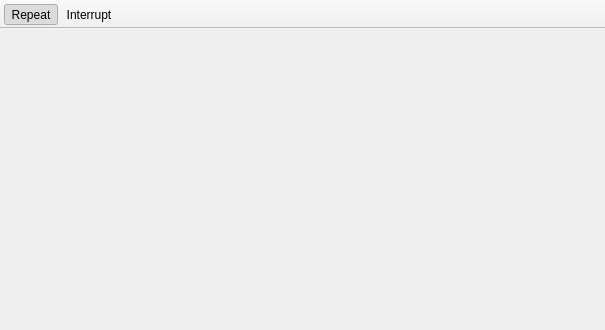
<?xml version="1.0" encoding="UTF-8"?>
<ui version="4.0">
 <class>MainWindow</class>
 <widget class="QMainWindow" name="MainWindow">
  <property name="geometry">
   <rect>
    <x>0</x>
    <y>0</y>
    <width>605</width>
    <height>330</height>
   </rect>
  </property>
  <property name="windowTitle">
   <string>Debugger Console</string>
  </property>
  <property name="windowIcon">
   <iconset theme="dialog-scripts"/>
  </property>
  <property name="whatsThis">
   <string/>
  </property>
  <widget class="QWidget" name="centralwidget"/>
  <widget class="QToolBar" name="toolBar">
   <property name="windowTitle">
    <string>toolBar</string>
   </property>
   <property name="movable">
    <bool>false</bool>
   </property>
   <property name="allowedAreas">
    <set>Qt::BottomToolBarArea</set>
   </property>
   <property name="iconSize">
    <size>
     <width>22</width>
     <height>22</height>
    </size>
   </property>
   <property name="floatable">
    <bool>false</bool>
   </property>
   <attribute name="toolBarArea">
    <enum>TopToolBarArea</enum>
   </attribute>
   <attribute name="toolBarBreak">
    <bool>false</bool>
   </attribute>
   <addaction name="actRepeat"/>
   <addaction name="actInterrupt"/>
  </widget>
  <action name="actInterrupt">
   <property name="enabled">
    <bool>true</bool>
   </property>
   <property name="icon">
    <iconset theme="media-playback-pause"/>
   </property>
   <property name="text">
    <string>Interrupt</string>
   </property>
   <property name="toolTip">
    <string>Pause execution of the app to enter gdb commands</string>
   </property>
  </action>
  <action name="actRepeat">
   <property name="checkable">
    <bool>true</bool>
   </property>
   <property name="checked">
    <bool>true</bool>
   </property>
   <property name="icon">
    <iconset theme="edit-redo"/>
   </property>
   <property name="text">
    <string>Repeat</string>
   </property>
   <property name="toolTip">
    <string>Repeat last sent command when hit &lt;Return&gt;</string>
   </property>
  </action>
 </widget>
 <resources/>
 <connections/>
</ui>
